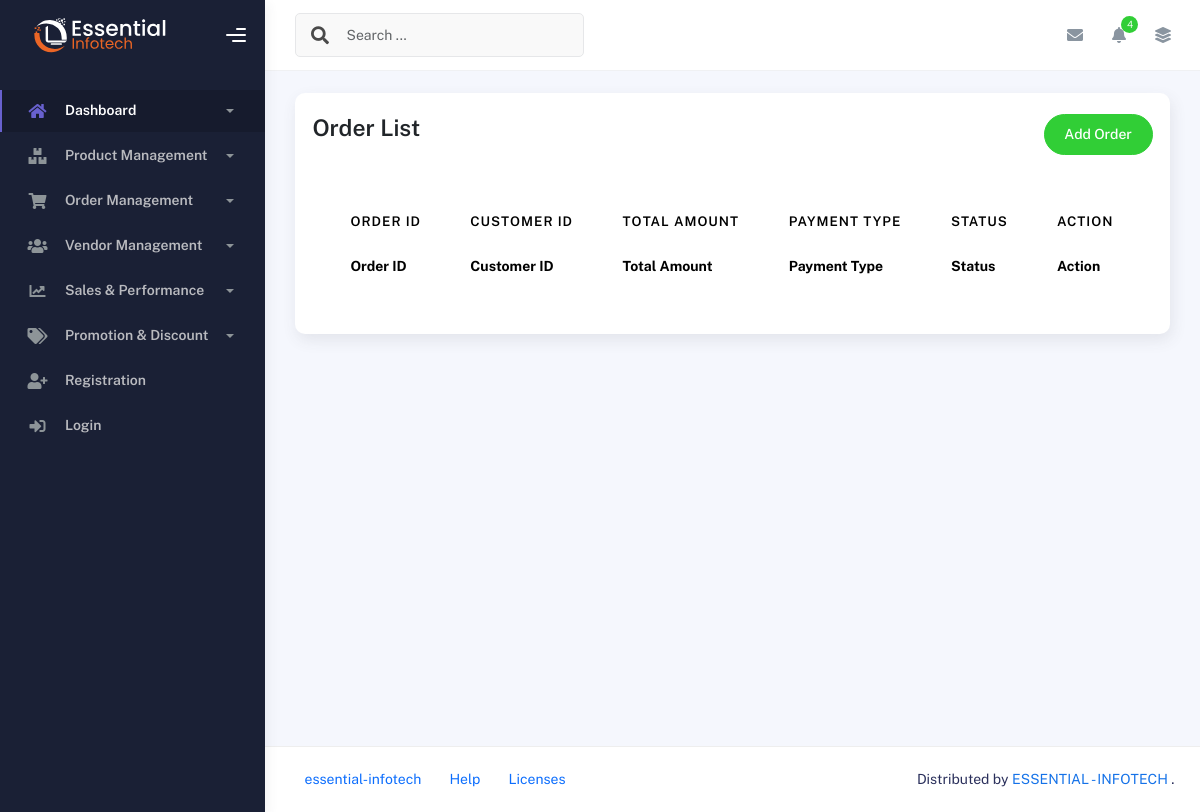
Before: /order-management/ with the older database file.
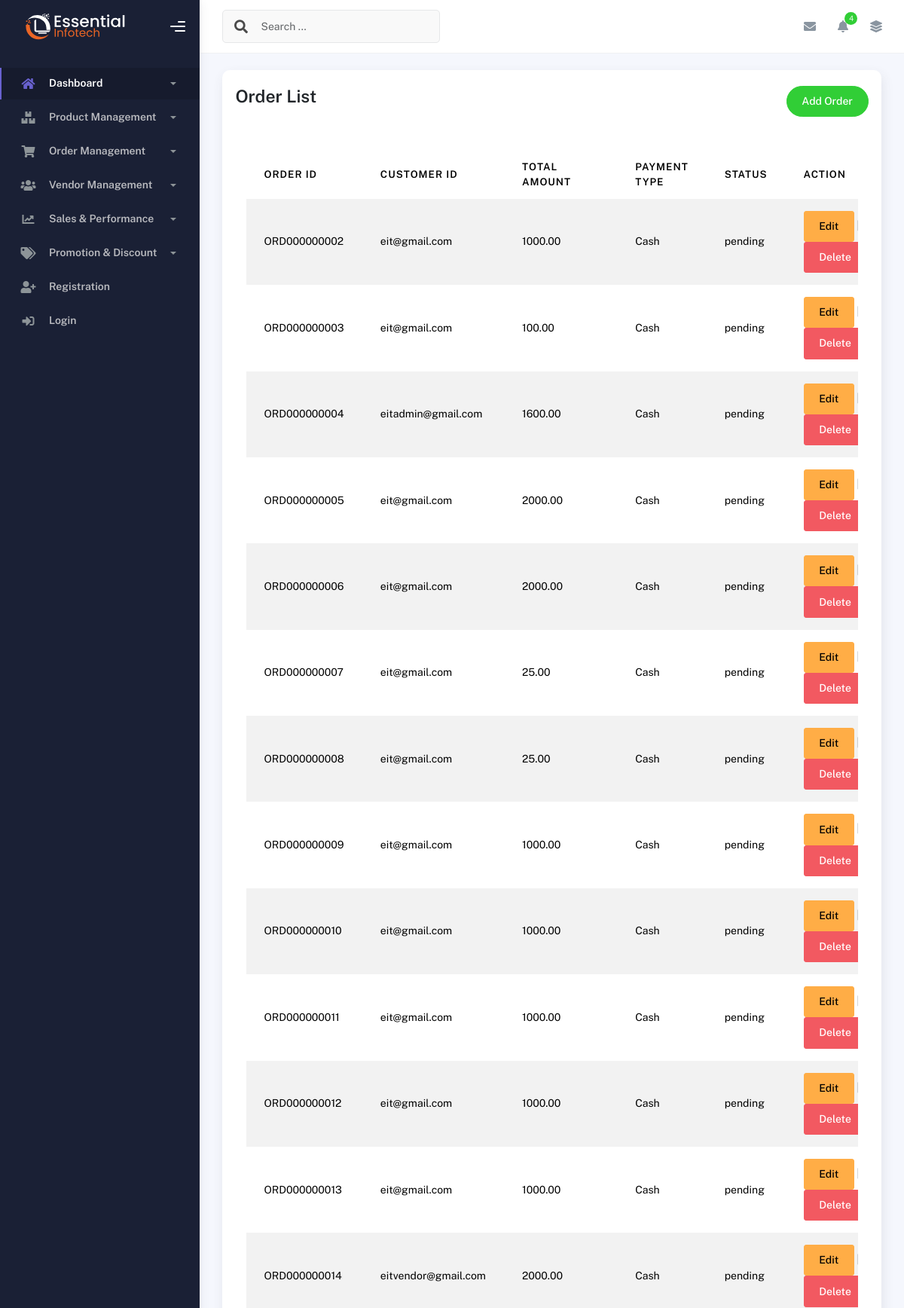
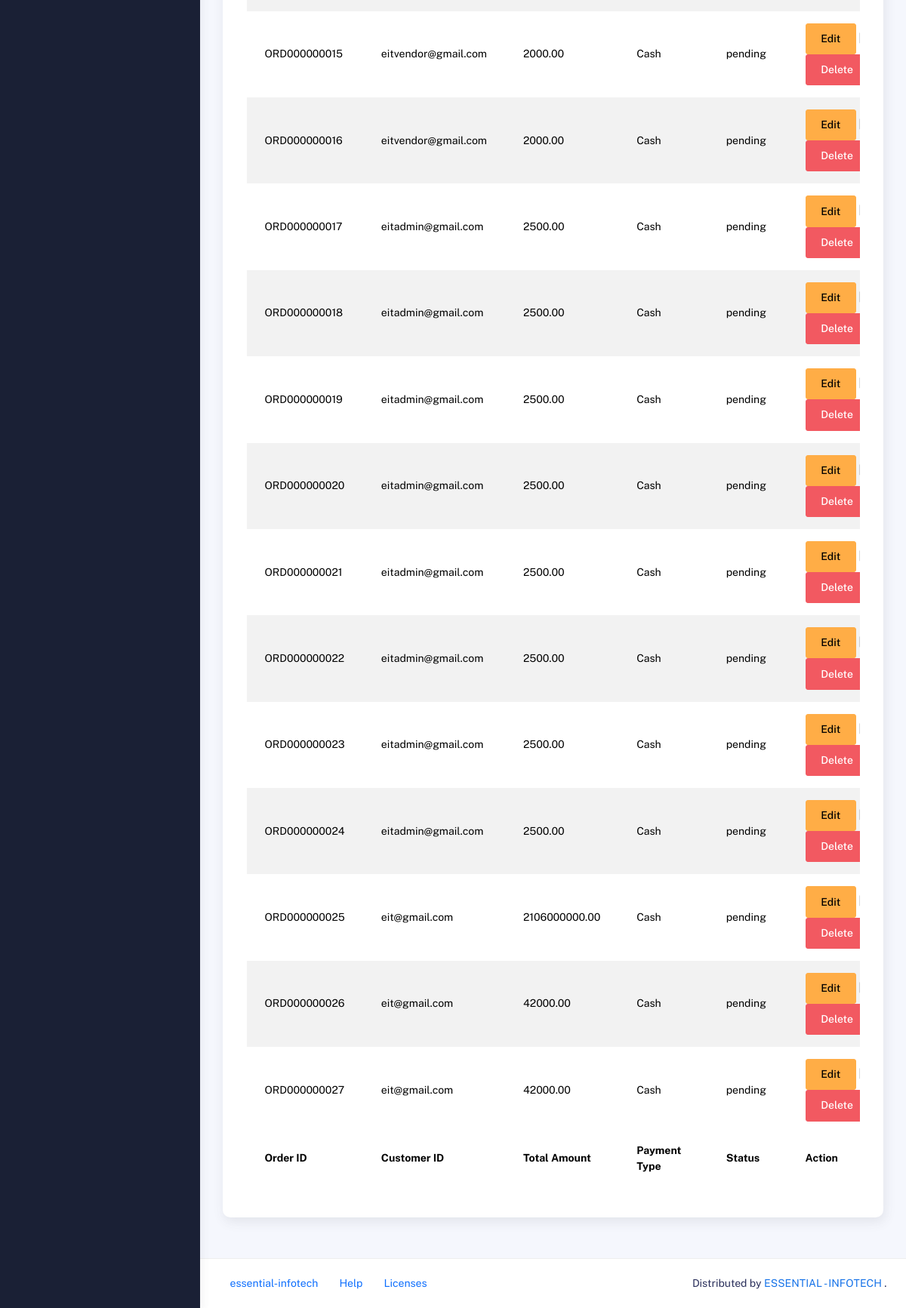
After: the same page with the newer database file (2 pictures, top to bottom).
### order_management/models.py (models this page shows, shortened)
class Order(models.Model):
    STATUS_CHOICES = [
        ('pending','Pending'),
        ('processing','Processing'),
        ('complete','Complete'),
        ('cancelled','Cancelled')
    ]
    order_id = models.CharField(max_length=15, unique=True, blank=True )
    customer_id = models.ForeignKey(settings.AUTH_USER_MODEL , on_delete= models.CASCADE)
    order_date = models.DateTimeField(auto_now_add=True)
    total_amount = models.DecimalField(max_digits=15, decimal_places=2)
    status = models.CharField(max_length=20, choices=STATUS_CHOICES, default='pending')
    payment_type = models.CharField(max_length=20)
    coupon_id = models.ForeignKey('Coupon', on_delete = models.SET_NULL, null=True, blank=True)
    shipping_address = models.CharField(max_length=255)
    shipping_city = models.CharField(max_length=100)
    shipping_postal_code = models.CharField(max_length=10)

### accounts/models.py (models this page shows)
class User(AbstractUser):
    ROLE_CHOICES = (
        ('admin', 'Admin'),
        ('vendor', 'Vendor'),
        ('customer', 'Customer'),
    )
    STATUS_CHOICES = (
        ('active', 'Active'),
        ('inactive', 'Inactive'),
    )
    first_name = models.CharField(max_length=255, null=True, blank=True)
    last_name = models.CharField(max_length=255, null=True, blank=True)
    email = models.EmailField(unique=True)
    role = models.CharField(max_length=10, choices=ROLE_CHOICES, default='customer')
    status = models.CharField(max_length=10, choices=STATUS_CHOICES, default='active')
    phone = models.CharField(max_length=15, null=True, blank=True)
    address = models.TextField(null=True, blank=True)
    photo = models.ImageField(upload_to='profile_photos/', null=True, blank=True)  # Profile photo
    email_verified_at = models.DateTimeField(null=True, blank=True)  # Track email verification time
    remember_token = models.CharField(max_length=100, null=True, blank=True)  # Custom remember me token
    created_at = models.DateTimeField(auto_now_add=True)  # Automatically set at creation
    updated_at = models.DateTimeField(auto_now=True)  # Automatically updated when saved
    USERNAME_FIELD = 'email'  # Use email instead of username for login
    REQUIRED_FIELDS = ['username']  # Username is required for creating a superuser
    def __str__(self):
        return self.email

### order_management/views.py (the view)
# urls.py: path('', order_list, name='order-list'),
def order_list(request):
    order = Order.objects.all()
    return render(request,'order_management/order.html' , {'order':order})

### templates/order_management/order.html (shortened to what this page needs)
{% extends 'base.html' %}
{% block content %}
    <div class="container">
        <div class="page-inner">
            <div class="row">
                <div class="col-md-12">
                    <div class="card p-3">
                        <div class="page-header d-flex justify-content-between p-1">
                            <h3 class="fw-bold mb-3">Order List</h3>
                            <a href="{% url 'order-form' %}" class="btn btn-success btn-round ms-auto text-white" style="text-decoration: none;">
                                Add Order
                            </a>
                        </div>
                        <div class="card-body">
                            <div class="table-responsive">
                                <table id="multi-filter-select" class="display table table-striped table-hover">
                                    <thead>
                                        <tr>
                                          <th>Order ID</th>
                                          <th>Customer ID</th>
                                          <th>Total Amount</th>
                                          <th>Payment Type</th>
                                          <th>Status</th>
                                          <th>Action</th>
                                        </tr>
                                      </thead>
                                    <tfoot>
                                        <tr>
                                            <th>Order ID</th>
                                            <th>Customer ID</th>
                                            <th>Total Amount</th>
                                            <th>Payment Type</th>
                                            <th>Status</th>
                                            <th>Action</th>
                                        </tr>
                                    </tfoot>
                                    <tbody>
                                        {% for order in order %}
                                        <tr>
                                          <td>{{ order.order_id }}</td>
                                          <td>{{ order.customer_id }}</td>
                                          <td>{{ order.total_amount }}</td>
                                          <td>{{ order.payment_type }}</td>
                                          <td>{{ order.status }}</td>
                                          <td>
                                            <a href="{% url 'order-edit' order.pk %}" class="btn btn-warning">Edit</a> |
                                            <form action="{% url 'order-delete' order.pk %}" method="POST" style="display: inline;" onsubmit="return confirm('Are you sure you want to delete this coupon?');">
                                                <button type="submit" class="btn btn-danger">Delete</button>
                                            </form>
                                          </td>
                                        </tr>
                                        {% endfor %}
                                      </tbody>
                                </table>
                            </div>
                        </div>
                    </div>
                </div>
            </div>
        </div>
    </div>
{% endblock %}

Changed rows visible on the page:
added Order: order_id "ORD000000002", customer_id "eit@gmail.com", total_amount "1000.00", payment_type "Cash", status "pending"
added Order: order_id "ORD000000003", customer_id "eit@gmail.com", total_amount "100.00", payment_type "Cash", status "pending"
added Order: order_id "ORD000000004", customer_id "eitadmin@gmail.com", total_amount "1600.00", payment_type "Cash", status "pending"
added Order: order_id "ORD000000005", customer_id "eit@gmail.com", total_amount "2000.00", payment_type "Cash", status "pending"
added Order: order_id "ORD000000006", customer_id "eit@gmail.com", total_amount "2000.00", payment_type "Cash", status "pending"
added Order: order_id "ORD000000007", customer_id "eit@gmail.com", total_amount "25.00", payment_type "Cash", status "pending"
added Order: order_id "ORD000000008", customer_id "eit@gmail.com", total_amount "25.00", payment_type "Cash", status "pending"
added Order: order_id "ORD000000009", customer_id "eit@gmail.com", total_amount "1000.00", payment_type "Cash", status "pending"
added Order: order_id "ORD000000010", customer_id "eit@gmail.com", total_amount "1000.00", payment_type "Cash", status "pending"
added Order: order_id "ORD000000011", customer_id "eit@gmail.com", total_amount "1000.00", payment_type "Cash", status "pending"
added Order: order_id "ORD000000012", customer_id "eit@gmail.com", total_amount "1000.00", payment_type "Cash", status "pending"
added Order: order_id "ORD000000013", customer_id "eit@gmail.com", total_amount "1000.00", payment_type "Cash", status "pending"
added Order: order_id "ORD000000014", customer_id "eitvendor@gmail.com", total_amount "2000.00", payment_type "Cash", status "pending"
added Order: order_id "ORD000000015", customer_id "eitvendor@gmail.com", total_amount "2000.00", payment_type "Cash", status "pending"
added Order: order_id "ORD000000016", customer_id "eitvendor@gmail.com", total_amount "2000.00", payment_type "Cash", status "pending"
added Order: order_id "ORD000000017", customer_id "eitadmin@gmail.com", total_amount "2500.00", payment_type "Cash", status "pending"
added Order: order_id "ORD000000018", customer_id "eitadmin@gmail.com", total_amount "2500.00", payment_type "Cash", status "pending"
added Order: order_id "ORD000000019", customer_id "eitadmin@gmail.com", total_amount "2500.00", payment_type "Cash", status "pending"
added Order: order_id "ORD000000020", customer_id "eitadmin@gmail.com", total_amount "2500.00", payment_type "Cash", status "pending"
added Order: order_id "ORD000000021", customer_id "eitadmin@gmail.com", total_amount "2500.00", payment_type "Cash", status "pending"
added Order: order_id "ORD000000022", customer_id "eitadmin@gmail.com", total_amount "2500.00", payment_type "Cash", status "pending"
added Order: order_id "ORD000000023", customer_id "eitadmin@gmail.com", total_amount "2500.00", payment_type "Cash", status "pending"
added Order: order_id "ORD000000024", customer_id "eitadmin@gmail.com", total_amount "2500.00", payment_type "Cash", status "pending"
added Order: order_id "ORD000000025", customer_id "eit@gmail.com", total_amount "2106000000.00", payment_type "Cash", status "pending"
added Order: order_id "ORD000000026", customer_id "eit@gmail.com", total_amount "42000.00", payment_type "Cash", status "pending"
added Order: order_id "ORD000000027", customer_id "eit@gmail.com", total_amount "42000.00", payment_type "Cash", status "pending"
